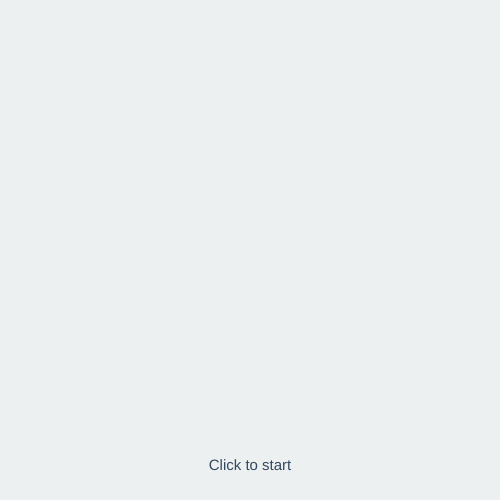
Frame 1 (no input)
Frame 60 (no input): identical to frame 1, image omitted
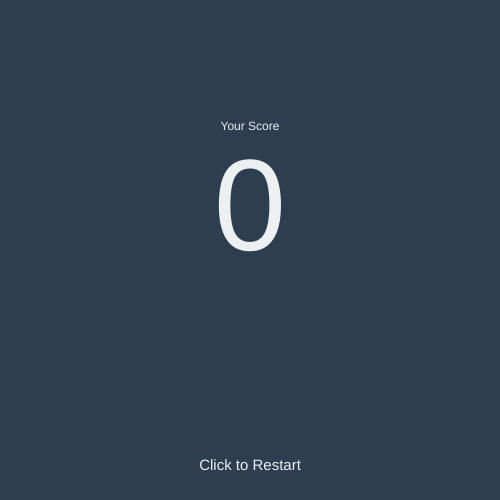
Frame 120 (the mouse pressed at the canvas centre since frame 60)

The p5.js sketch that drew these frames (run headless with seeded random() and noise() and a simulated clock; from frame 60 on, the mouse is pressed at the canvas centre):

// p5.js sketch
// ── sketch.js
/********* VARIABLES *********/

// We control which screen is active by settings / updating
// gameScreen variable. We display the correct screen according
// to the value of this variable.
// 
// 0: Initial Screen
// 1: Game Screen
// 2: Game-over Screen 

var gameScreen = 0;

// gameplay settings
var gravity = 0.3;
var airfriction = 0.00001;
var friction = 0.1;

// scoring
var score = 0;
var health = 1;
var healthDecrease = 1;

// ball settings
var ballX, ballY;
var ballSpeedVert = 0;
var ballSpeedHorizon = 0;
var ballSize = 20;
var ballColor;

// racket settings
var racketColor;
var racketWidth = 100;
var racketHeight = 10;



/********* SETUP BLOCK *********/

function setup() {
  createCanvas(500, 500);
  // set the initial coordinates of the ball
  ballX=width/4;
  ballY=height/5;
  smooth();

  ballColor = color(0);
  racketColor = color(0);
}


/********* DRAW BLOCK *********/

function draw() {
  // Display the contents of the current screen
  if (gameScreen == 0) { 
    initScreen();

  } else if (gameScreen == 1) { 
    gameplayScreen();
//If ball drops below certain point, game over
    if(ballY > 500){
      decreaseHealth();
    }
  } else if (gameScreen == 2) { 
    gameOverScreen();
  }
}


/********* SCREEN CONTENTS *********/

function initScreen() {
  background(236, 240, 241);
  textAlign(CENTER);
  fill(52, 73, 94);
  textSize(70);
 
  textSize(15); 
  text("Click to start", width/2, height-30);
}
function gameplayScreen() {
  background(236, 240, 241);
  drawRacket();
  ballSlideSpeed();
  drawBall();
  applyGravity();
  applyHorizontalSpeed();
  printScore();

}
function gameOverScreen() {
  background(44, 62, 80);
  textAlign(CENTER);
  fill(236, 240, 241);
  textSize(12);
  text("Your Score", width/2, height/2 - 120);
  textSize(130);
  text(score, width/2, height/2);
  textSize(15);
  text("Click to Restart", width/2, height-30);
}


/********* INPUTS *********/

function mousePressed() {
  // if we are on the initial screen when clicked, start the game 
  if (gameScreen==0) { 
    startGame();
  }
  if (gameScreen==2) {
    restart();
  }
}


/********* OTHER FUNCTIONS *********/

// This method sets the necessery variables to start the game  
function startGame() {
  gameScreen=1;
}
function gameOver() {
  gameScreen=2;
}

function restart() {
  score = 0;
  health = health;
  ballX=width/4;
  ballY=height/5;
  ballSpeedVert = 0;
  lastAddTime = 0;
  gameScreen = 1;
}

function drawBall() {
  fill(ballColor);
  ellipse(ballX, ballY, ballSize, ballSize);
}
function drawRacket() {
  fill(racketColor);
  rectMode(CENTER);
  rect(mouseX, mouseY, racketWidth, racketHeight, 5);
}



function decreaseHealth() {
  health -= healthDecrease;
  if (health <= 0) {
    gameOver();
  }
}

//not sure how I'm going to keep track of score yet
function addScore() {
  score++;
}
function printScore() {
  textAlign(CENTER);
  fill(0);
  textSize(30); 
  text(score, height/2, 50);
}

function ballSlideSpeed() {
  //to keep the ball on top of the platform
  var overhead = mouseY - pmouseY; 
  //conditions for the ball to stay on top of the platform
  if ((ballX+(ballSize/2) > mouseX-(racketWidth/2)) && (ballX-(ballSize/2) < mouseX+(racketWidth/2))) {
    if (dist(ballX, ballY, ballX, mouseY)<=(ballSize/2)+abs(overhead)) {
      slideBottom(mouseY);
      ballSpeedHorizon = (ballX - mouseX)/100;
      // racket moving up
      if (overhead<0) {
        ballY+=(overhead/2);
        ballSpeedVert+=(overhead/2);
      }
    }
  }
}
function applyGravity() {
  ballSpeedVert += gravity;
  ballY += ballSpeedVert;
  ballSpeedVert -= (ballSpeedVert * airfriction);
}
function applyHorizontalSpeed() {
  ballX += ballSpeedHorizon;
  ballSpeedHorizon -= (ballSpeedHorizon * airfriction);
}
// ball falls and hits the floor (or other surface) 
function slideBottom(surface) {
  ballY = surface-(ballSize/2);
  ballSpeedVert =0;
  ballSpeedVert -= (ballSpeedVert * friction);
}
// ball is on left side of platform
function slideLeft(surface) {
  ballX = surface+(ballSize/2);
  ballSpeedHorizon*=-0.00001;
  ballSpeedHorizon -= (ballSpeedHorizon * friction);
}
// ball is on right side of platform
function slideRight(surface) {
  ballX = surface-(ballSize/2);
  ballSpeedHorizon*=-0.00001;
  ballSpeedHorizon -= (ballSpeedHorizon * friction);
}
